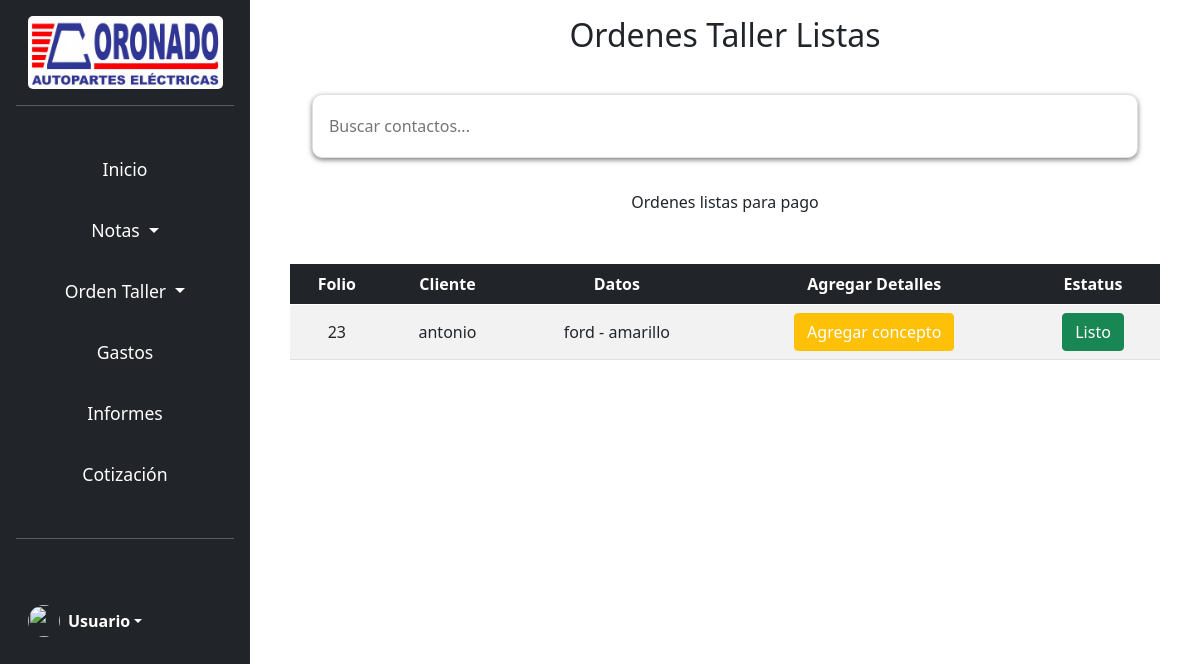
The page /ordenes-pagadas.php (signed in) on the database its author committed.
### tables this page shows
CREATE TABLE `ordenes` (
  `folio` int(11) NOT NULL,
  `nombre` varchar(60) DEFAULT NULL,
  `telefono` varchar(15) DEFAULT NULL,
  `marca` varchar(20) DEFAULT NULL,
  `modelo` varchar(15) DEFAULT NULL,
  `mecanico` varchar(30) DEFAULT NULL,
  `autorizados` varchar(100) DEFAULT NULL,
  `fecha` date DEFAULT NULL,
  `hora` varchar(10) DEFAULT NULL,
  `fechasalida` date DEFAULT NULL,
  `estatus` varchar(15) DEFAULT NULL,
  `tipo` varchar(15) DEFAULT NULL,
  `garantiadate` date DEFAULT NULL
);

### includes/funciones/funciones.php (called while the page is built, shortened)
<?php
function ordeneslistas()
{
    include 'bd.php';
    try {
        return $conn->prepare("SELECT * from ordenes WHERE estatus = 'Listo'");
    } catch (Exception $e) {
        echo "Error!" . $e->getMessage();
        return false;
    }
}

### includes/tabla-ordenespagadas.php (the view, shortened to what this page needs)
<div class="contenedor-contactos text-center">
    <h2 class="text-center">Ordenes Taller Listas</h2>
    <input class="buscador sombra" type="text" id="buscarlistpago" placeholder="Buscar contactos...">
    <p class="total-contactos text-center"><span></span>Ordenes listas para pago</p>
</div>
<div class="container tab">
    <div class=" container table-responsive contenedor-tabla" style="margin-top: 50px;">
        <table class="table table-striped table-responsive" id="detalles-list" style="width: 100%;">
            <thead class="table-dark">
                <tr>
                    <th class="text-center">Folio</th>
                    <th class="text-center">Cliente</th>
                    <th class="text-center">Datos</th>
                    <th class="text-center">Agregar Detalles</th>
                    <th class="text-center">Estatus</th>
                </tr>
            </thead>
            <tbody>
                <?php
                $ordenes = ordeneslistas();
                $ordenes->execute();
                $lista = $ordenes->fetchAll(PDO::FETCH_ASSOC);
                $rows = $ordenes->rowCount();
                if ($rows) {
                    foreach ($lista as $orden) {
                ?>
                        <tr>
                            <td class="align-middle text-center"><?php echo $orden['folio']; ?></td>
                            <td class="align-middle text-center"><?php echo $orden['nombre']; ?>
                            <td class="align-middle text-center"><?php echo $orden['marca'] . " - " . $orden['modelo']; ?></td>
                            <td class="align-middle text-center">
                                <button class="btn btn-warning">
                                    <a style="text-decoration: none; color:white;" class="detalles" href="./detalleorden.php?id=<?php echo $orden['folio']; ?>">Agregar concepto</a>
                                </button>
                            </td>
                            <td class="align-middle text-center">
                                <button s-status="<?php echo $orden['estatus']; ?>" class="btn btn btn-success" data_id="<?php echo $orden['folio']; ?>">
                                    <?php
                                    if ($orden['estatus'] == '') {
                                        echo "Aprobar";
                                    } elseif ($orden['estatus'] == 'Encurso') {
                                        echo "En curso";
                                    } else {
                                        echo "Listo";
                                    }
                                    ?>
                                </button>
                            </td>
                        </tr>
                <?php
                    }
                }
                ?>
            </tbody>
        </table>
    </div>
</div>

### css/style.css (style rules this page uses)
* { padding: 0; margin: 0; box-sizing: border-box; }
.buscador { width: 90%; height: 4rem; padding: 1rem; border: 1px solid #e1e1e1; margin: 2rem 0; }
.sombra { -webkit-box-shadow: 0px 2px 5px 0px rgba(0, 0, 0, 0.5); -moz-box-shadow: 0px 2px 5px 0px rgba(0, 0, 0, 0.5); box-shadow: 0px 2px 5px 0px rgba(0, 0, 0, 0.5); border-radius: 10px; }

### rows shown on the page
ordenes: folio "23", nombre "antonio", marca "ford", modelo "amarillo", estatus "Listo"
